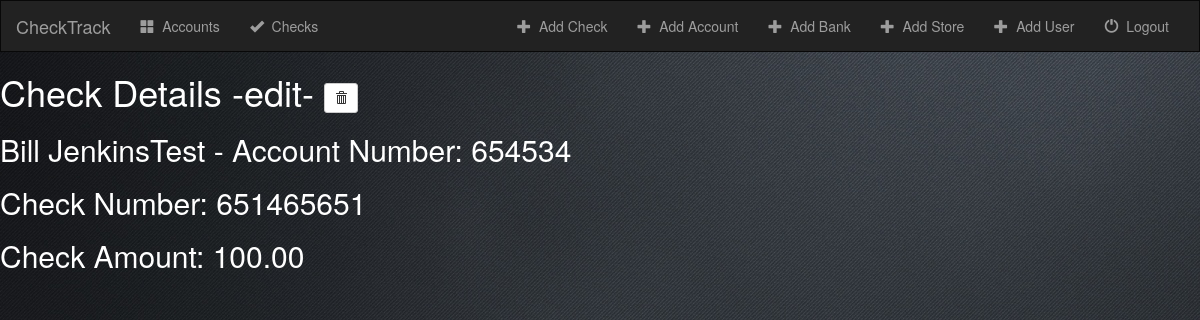
The app's page /check/check/check-details/1/ with its own data.
### check/models.py (models this page shows, shortened)
class Check(models.Model):
    user = models.ForeignKey('User', on_delete=models.CASCADE)
    account = models.ForeignKey('Account', on_delete=models.CASCADE)
    check_amount = models.CharField(max_length=50)
    check_number = models.CharField(max_length=50)
    cashier_name = models.CharField(max_length=50)
    check_status = models.BooleanField(default=False)
    letter_date1 = models.CharField(max_length=50)
    letter_date2 = models.CharField(max_length=50)
    letter_date3 = models.CharField(max_length=50)

class Account(models.Model):
    acount_store = models.ForeignKey('Store', on_delete=models.CASCADE)
    bank = models.ForeignKey('Bank', on_delete=models.CASCADE)
    account_number = models.CharField(max_length=50)
    routing_number = models.CharField(max_length=50)
    account_name = models.CharField(max_length=50)
    account_street = models.CharField(max_length=50)
    account_state = models.CharField(max_length=50)
    account_city = models.CharField(max_length=50)
    account_zip = models.CharField(max_length=50)
    checks_bounced = models.CharField(max_length=50)
    def __str__(self):
        return self.account_name + ' - Account Number: ' + self.account_number

### check/views.py (the view)
# urls.py: url(r'^check/check-details/(?P<pk>[0-9]+)/$', views.CheckDetailView.as_view(), name='checkdetail'),
class CheckDetailView(generic.DetailView):
    model = Check
    template_name = 'check/checkdetail.html'

### check/templates/check/checkdetail.html (shortened to what this page needs)
{% extends 'check/base.html' %}
{% block body %}
<font color="#ffffff">
<h1>Check Details <a href="{% url 'check:check-update' check.id %}"><font color="#ffffff">-edit-</font></a>
    <form action="{% url 'check:check-delete' check.id %}" method="post" style="display: inline;">
    <button type="submit" class="btn btn-default btn-sm">
        <span class="glyphicon glyphicon-trash"></span>
    </button>
    </form>
</h1>
<h2>{{ check.account }}</h2>
<h2>Check Number: {{ check.check_number}}</h2>
<h2>Check Amount: {{ check.check_amount}}</h2>
</font>
{% endblock %}

### check/static/check/style.css (style rules this page uses)
body { background: url("images/black-background.png"); color: white; }

### records on screen
Check: account "Bill JenkinsTest - Account Number: 654534", check_number "651465651", check_amount "100.00"
